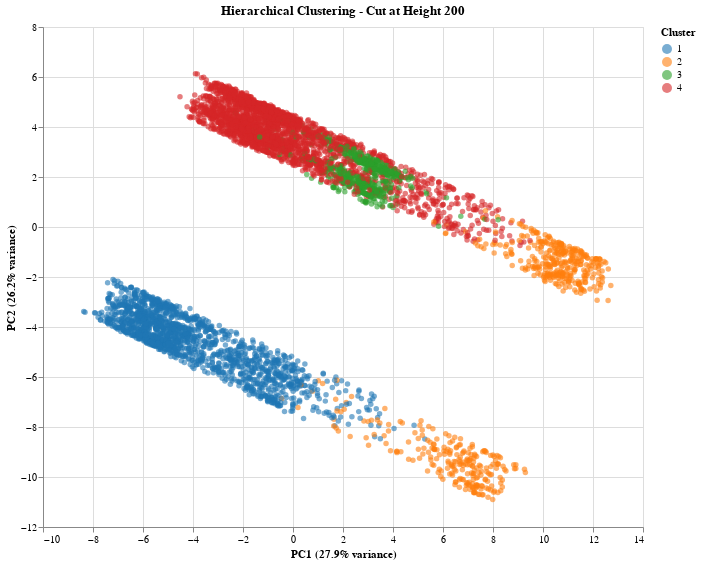

The notebook cell this image was saved under:
### Markdown cell above
### **Step 5: Visualize with PCA**

### Code cell
# Visualize the clusters in PCA space
# Create a DataFrame for plotting
import altair as alt
alt.data_transformers.enable("vegafusion")


plot_df_height_50 = X_pca_df.copy()
plot_df_height_50['cluster'] = clusters_at_height_50.astype(str)

chart_height_50 = alt.Chart(plot_df_height_50).mark_circle(size=30, opacity=0.6).encode(
    x=alt.X('PC1:Q', title=f'PC1 ({variance_explained[0]:.1%} variance)'),
    y=alt.Y('PC2:Q', title=f'PC2 ({variance_explained[1]:.1%} variance)'),
    color=alt.Color('cluster:N', title='Cluster', scale=alt.Scale(scheme='category10')),
    tooltip=['PC1', 'PC2', 'cluster']
).properties(
    title='Hierarchical Clustering - Cut at Height 200',
    width=600,
    height=500
)

chart_height_50

### Figure 1 — Vega specification as saved in the notebook (floating-point values rounded to 4 significant figures; data arrays with more than 128 entries replaced by an {"elided": "..."} marker saying what was removed)
{"$schema": "https://vega.github.io/schema/vega/v5.json", "data": [{"name": "source_0", "values": {"elided": "5235 records"}}, {"name": "source_0_x_domain_PC1", "values": [{"min": -8.371, "max": 12.71}]}, {"name": "source_0_y_domain_PC2", "values": [{"min": -10.9, "max": 6.134}]}, {"name": "source_0_color_domain_cluster", "values": [{"cluster": "1"}, {"cluster": "4"}, {"cluster": "2"}, {"cluster": "3"}]}], "marks": [{"type": "symbol", "name": "marks", "from": {"data": "source_0"}, "encode": {"update": {"tooltip": {"signal": "{\"PC1\": format(datum[\"PC1\"], \"\"), \"PC2\": format(datum[\"PC2\"], \"\"), \"cluster\": isValid(datum[\"cluster\"]) ? datum[\"cluster\"] : \"\"+datum[\"cluster\"]}"}, "x": {"field": "PC1", "scale": "x"}, "shape": {"value": "circle"}, "opacity": {"value": 0.6}, "fill": {"field": "cluster", "scale": "color"}, "size": {"value": 30}, "y": {"field": "PC2", "scale": "y"}}}, "style": ["circle"]}], "scales": [{"name": "x", "type": "linear", "domain": [{"signal": "(data(\"source_0_x_domain_PC1\")[0] || {}).min"}, {"signal": "(data(\"source_0_x_domain_PC1\")[0] || {}).max"}], "range": [0, {"signal": "width"}], "nice": true, "zero": true}, {"name": "y", "type": "linear", "domain": [{"signal": "(data(\"source_0_y_domain_PC2\")[0] || {}).min"}, {"signal": "(data(\"source_0_y_domain_PC2\")[0] || {}).max"}], "range": [{"signal": "height"}, 0], "nice": true, "zero": true}, {"name": "color", "type": "ordinal", "domain": {"data": "source_0_color_domain_cluster", "field": "cluster", "sort": true}, "range": {"scheme": "category10"}}], "axes": [{"scale": "x", "orient": "bottom", "domain": false, "gridScale": "y", "labels": false, "maxExtent": 0, "minExtent": 0, "tickCount": {"signal": "ceil(width/40)"}, "aria": false, "grid": true, "ticks": false, "zindex": 0}, {"scale": "y", "tickCount": {"signal": "ceil(height/40)"}, "minExtent": 0, "ticks": false, "maxExtent": 0, "gridScale": "x", "aria": false, "domain": false, "grid": true, "orient": "left", "labels": false, "zindex": 0}, {"scale": "x", "tickCount": {"signal": "ceil(width/40)"}, "orient": "bottom", "grid": false, "title": "PC1 (27.9% variance)", "labelOverlap": true, "zindex": 0, "labelFlush": true}, {"scale": "y", "grid": false, "zindex": 0, "labelOverlap": true, "title": "PC2 (26.2% variance)", "orient": "left", "tickCount": {"signal": "ceil(height/40)"}}], "title": {"text": "Hierarchical Clustering - Cut at Height 200", "frame": "group"}, "style": "cell", "legends": [{"title": "Cluster", "fill": "color", "symbolType": "circle", "encode": {"symbols": {"update": {"opacity": {"value": 0.6}}}}}], "height": 500, "padding": 5, "background": "white", "width": 600}
